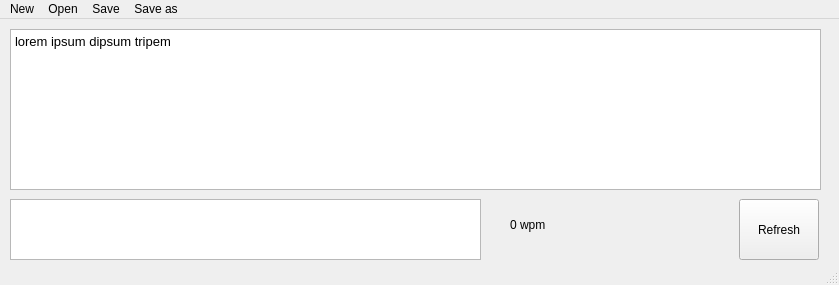
<?xml version="1.0" encoding="UTF-8"?>
<ui version="4.0">
 <class>MainWindow</class>
 <widget class="QMainWindow" name="MainWindow">
  <property name="geometry">
   <rect>
    <x>0</x>
    <y>0</y>
    <width>839</width>
    <height>285</height>
   </rect>
  </property>
  <property name="windowTitle">
   <string>MainWindow</string>
  </property>
  <widget class="QWidget" name="centralwidget">
   <widget class="QTextEdit" name="textEdit">
    <property name="geometry">
     <rect>
      <x>10</x>
      <y>10</y>
      <width>811</width>
      <height>161</height>
     </rect>
    </property>
    <property name="html">
     <string>&lt;!DOCTYPE HTML PUBLIC &quot;-//W3C//DTD HTML 4.0//EN&quot; &quot;http://www.w3.org/TR/REC-html40/strict.dtd&quot;&gt;
&lt;html&gt;&lt;head&gt;&lt;meta name=&quot;qrichtext&quot; content=&quot;1&quot; /&gt;&lt;meta charset=&quot;utf-8&quot; /&gt;&lt;style type=&quot;text/css&quot;&gt;
p, li { white-space: pre-wrap; }
hr { height: 1px; border-width: 0; }
li.unchecked::marker { content: &quot;\2610&quot;; }
li.checked::marker { content: &quot;\2612&quot;; }
&lt;/style&gt;&lt;/head&gt;&lt;body style=&quot; font-family:'Arimo Nerd Font'; font-size:10pt; font-weight:400; font-style:normal;&quot;&gt;
&lt;p style=&quot; margin-top:0px; margin-bottom:0px; margin-left:0px; margin-right:0px; -qt-block-indent:0; text-indent:0px;&quot;&gt;lorem ipsum dipsum tripem&lt;/p&gt;
&lt;p style=&quot;-qt-paragraph-type:empty; margin-top:0px; margin-bottom:0px; margin-left:0px; margin-right:0px; -qt-block-indent:0; text-indent:0px;&quot;&gt;&lt;br /&gt;&lt;/p&gt;&lt;/body&gt;&lt;/html&gt;</string>
    </property>
   </widget>
   <widget class="QTextEdit" name="userInput">
    <property name="geometry">
     <rect>
      <x>10</x>
      <y>180</y>
      <width>471</width>
      <height>61</height>
     </rect>
    </property>
   </widget>
   <widget class="QLabel" name="wpmLabel">
    <property name="geometry">
     <rect>
      <x>510</x>
      <y>180</y>
      <width>91</width>
      <height>51</height>
     </rect>
    </property>
    <property name="text">
     <string>0 wpm</string>
    </property>
   </widget>
   <widget class="QPushButton" name="restartButton">
    <property name="geometry">
     <rect>
      <x>739</x>
      <y>180</y>
      <width>80</width>
      <height>61</height>
     </rect>
    </property>
    <property name="text">
     <string>Refresh</string>
    </property>
   </widget>
   <widget class="QLabel" name="timerLabel">
    <property name="geometry">
     <rect>
      <x>650</x>
      <y>210</y>
      <width>56</width>
      <height>15</height>
     </rect>
    </property>
    <property name="text">
     <string/>
    </property>
   </widget>
  </widget>
  <widget class="QMenuBar" name="menubar">
   <property name="geometry">
    <rect>
     <x>0</x>
     <y>0</y>
     <width>839</width>
     <height>20</height>
    </rect>
   </property>
   <widget class="QMenu" name="menuNew">
    <property name="title">
     <string>New</string>
    </property>
   </widget>
   <widget class="QMenu" name="menuOpen">
    <property name="title">
     <string>Open</string>
    </property>
   </widget>
   <widget class="QMenu" name="menuSave">
    <property name="title">
     <string>Save</string>
    </property>
   </widget>
   <widget class="QMenu" name="menuSave_as">
    <property name="title">
     <string>Save as</string>
    </property>
   </widget>
   <addaction name="menuNew"/>
   <addaction name="menuOpen"/>
   <addaction name="menuSave"/>
   <addaction name="menuSave_as"/>
  </widget>
  <widget class="QStatusBar" name="statusbar"/>
  <action name="actionrestartButton">
   <property name="text">
    <string>restartButton</string>
   </property>
   <property name="menuRole">
    <enum>QAction::MenuRole::NoRole</enum>
   </property>
  </action>
  <action name="actiontextEdit">
   <property name="text">
    <string>textEdit</string>
   </property>
   <property name="menuRole">
    <enum>QAction::MenuRole::NoRole</enum>
   </property>
  </action>
 </widget>
 <resources/>
 <connections/>
</ui>
